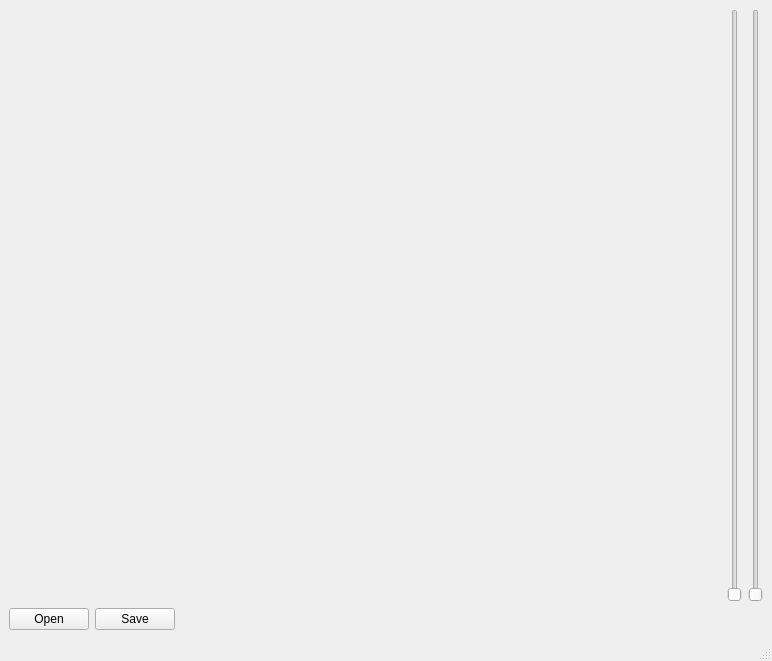
<?xml version="1.0" encoding="UTF-8"?>
<ui version="4.0">
 <class>MainWindow</class>
 <widget class="QMainWindow" name="MainWindow">
  <property name="geometry">
   <rect>
    <x>0</x>
    <y>0</y>
    <width>772</width>
    <height>661</height>
   </rect>
  </property>
  <property name="windowTitle">
   <string>MainWindow</string>
  </property>
  <widget class="QWidget" name="centralwidget">
   <layout class="QGridLayout" name="gridLayout_2">
    <item row="0" column="0">
     <layout class="QGridLayout" name="gridLayout">
      <item row="0" column="0" colspan="3">
       <layout class="QHBoxLayout" name="horizontalLayout_2">
        <item>
         <widget class="QLabel" name="label">
          <property name="text">
           <string/>
          </property>
          <property name="pixmap">
           <pixmap>Lenna.png</pixmap>
          </property>
         </widget>
        </item>
        <item>
         <layout class="QHBoxLayout" name="horizontalLayout">
          <item>
           <widget class="QSlider" name="verticalSlider">
            <property name="orientation">
             <enum>Qt::Vertical</enum>
            </property>
           </widget>
          </item>
          <item>
           <widget class="QSlider" name="verticalSlider_2">
            <property name="orientation">
             <enum>Qt::Vertical</enum>
            </property>
           </widget>
          </item>
         </layout>
        </item>
       </layout>
      </item>
      <item row="1" column="0">
       <widget class="QPushButton" name="pushButton">
        <property name="text">
         <string>Open</string>
        </property>
       </widget>
      </item>
      <item row="1" column="1">
       <widget class="QPushButton" name="pushButton_2">
        <property name="text">
         <string>Save</string>
        </property>
       </widget>
      </item>
      <item row="1" column="2">
       <spacer name="horizontalSpacer">
        <property name="orientation">
         <enum>Qt::Horizontal</enum>
        </property>
        <property name="sizeHint" stdset="0">
         <size>
          <width>148</width>
          <height>20</height>
         </size>
        </property>
       </spacer>
      </item>
     </layout>
    </item>
   </layout>
  </widget>
  <widget class="QMenuBar" name="menubar">
   <property name="geometry">
    <rect>
     <x>0</x>
     <y>0</y>
     <width>772</width>
     <height>26</height>
    </rect>
   </property>
  </widget>
  <widget class="QStatusBar" name="statusbar"/>
 </widget>
 <resources/>
 <connections>
  <connection>
   <sender>verticalSlider</sender>
   <signal>valueChanged(int)</signal>
   <receiver>label</receiver>
   <slot>setNum(int)</slot>
   <hints>
    <hint type="sourcelabel">
     <x>499</x>
     <y>218</y>
    </hint>
    <hint type="destinationlabel">
     <x>342</x>
     <y>217</y>
    </hint>
   </hints>
  </connection>
  <connection>
   <sender>verticalSlider_2</sender>
   <signal>valueChanged(int)</signal>
   <receiver>label</receiver>
   <slot>clear()</slot>
   <hints>
    <hint type="sourcelabel">
     <x>632</x>
     <y>368</y>
    </hint>
    <hint type="destinationlabel">
     <x>341</x>
     <y>362</y>
    </hint>
   </hints>
  </connection>
  <connection>
   <sender>pushButton</sender>
   <signal>clicked()</signal>
   <receiver>label</receiver>
   <slot>clear()</slot>
   <hints>
    <hint type="sourcelabel">
     <x>63</x>
     <y>601</y>
    </hint>
    <hint type="destinationlabel">
     <x>66</x>
     <y>410</y>
    </hint>
   </hints>
  </connection>
  <connection>
   <sender>pushButton_2</sender>
   <signal>clicked()</signal>
   <receiver>label</receiver>
   <slot>clear()</slot>
   <hints>
    <hint type="sourcelabel">
     <x>129</x>
     <y>601</y>
    </hint>
    <hint type="destinationlabel">
     <x>125</x>
     <y>407</y>
    </hint>
   </hints>
  </connection>
 </connections>
</ui>
